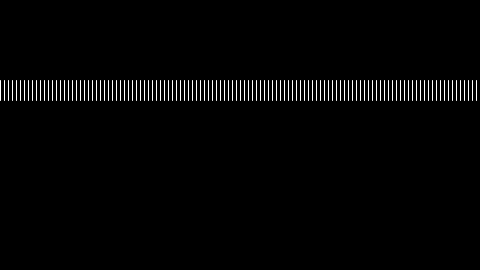
Frame 1 (no input)
Frame 60 (the mouse pressed at the canvas centre just before this capture): identical to frame 1, image omitted
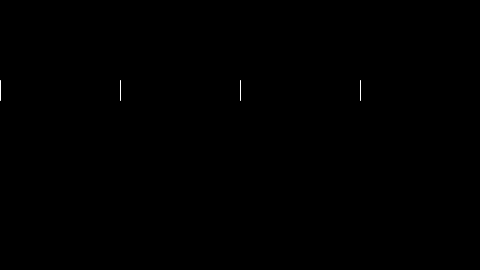
Frame 120 (the mouse held since frame 60 and released just before this capture)

The Processing sketch that drew these frames (run headless with seeded random() and noise(); from frame 60 on, the mouse is pressed at the canvas centre):

// Processing sketch: linhas_infinitas_movimento_do_mouseX
// ── linhas_infinitas_movimento_do_mouseX.pde
int y = 80; //posição y de todas as linhas
int x = 0;  //posição x 
int spacing = 10;  //a distância entre elas
int len = 20;  //comprimento
int endLegs = 480;  //aonde elas tem q parar

void setup(){
 size(480,270); 
}

void draw(){
 background(0);
 stroke(255);
 x = 0;
 
 //a variável spacing, q determina a distância entre elas
 //é atribuida com o valor igual a mouseX dividio por 2
 //constrain = restringir
 spacing = constrain(mouseX / 2, 4, width);
 
 //condição de saída, quando x for maior q endLegs
 while (x <= endLegs){
  line(x, y, x, y + len);
  //incrementação de x
  //x está sempre sendo acrescentado o valor de spacing
  //quais são os limites de possibilidade para o spacing?
  x = x + spacing;
 
 }
 
}
